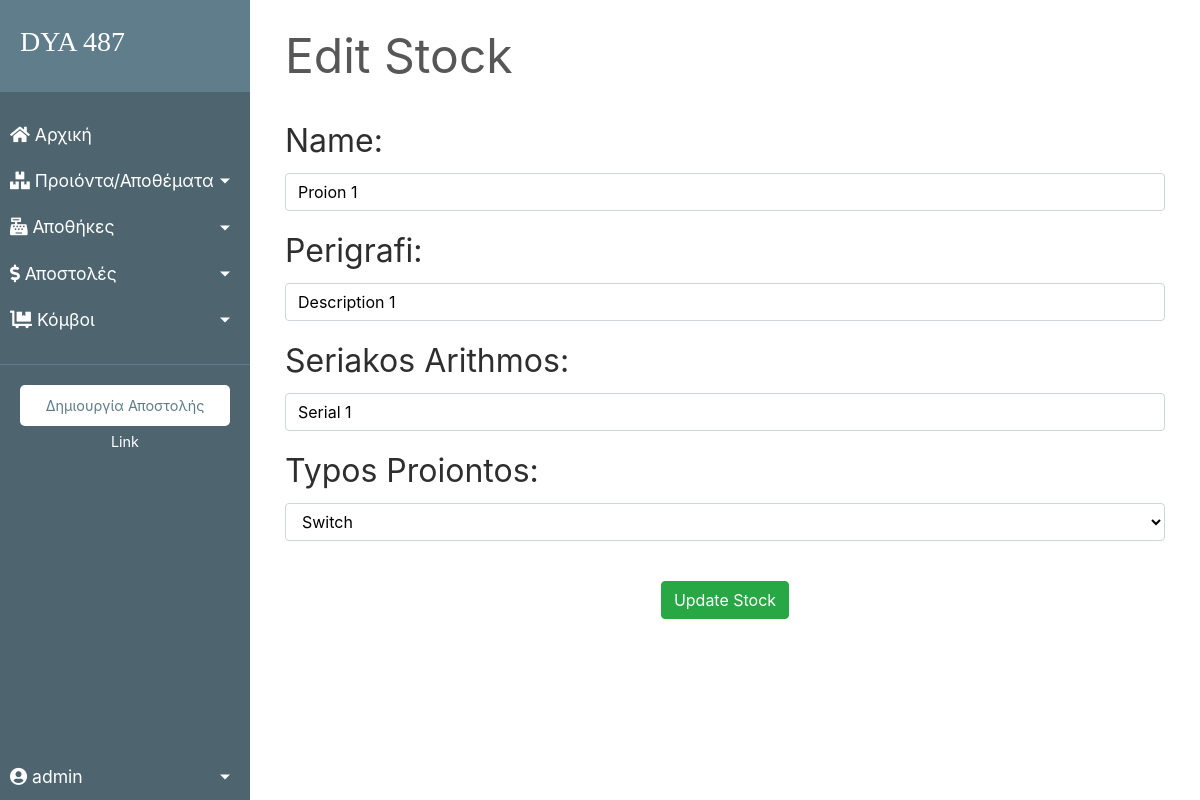
The page /ylika_app/proion/1/edit (signed in) on the database as committed earlier.
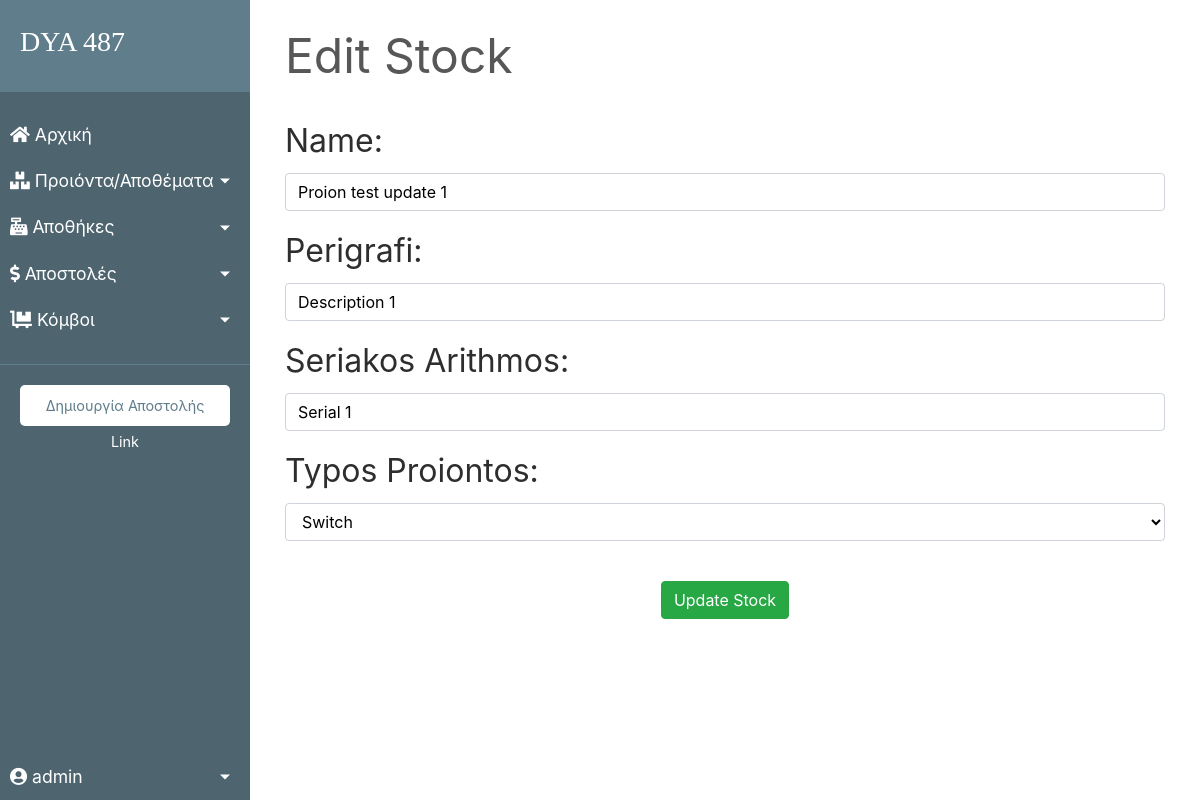
The same page on the database as committed later.
### ylika_app/models.py (models this page shows, shortened)
class Proion(models.Model):
    id = models.AutoField(primary_key=True)
    onoma = models.CharField(max_length=100, null = False)
    seriakos_arithmos = models.CharField(max_length=100, null = False)
    perigrafi = models.CharField(max_length=200, null=True)
    TYPOS_PROIONTOS_EPILOGES = (
        ("Router", "Router"),
        ("Switch", "Switch"),
        ("Crypto Device", "Crypto Device"),
    )
    typos_proiontos = models.CharField(max_length=15, choices=TYPOS_PROIONTOS_EPILOGES)

### ylika_app/views.py (the view)
# urls.py: path('proion/<pk>/edit', views.StockUpdateView.as_view(), name='edit-stock'),
class StockUpdateView(SuccessMessageMixin, UpdateView):
    model = Proion
    form_class = StockForm
    template_name = "ylika_app/proionta/edit_stock.html"
    success_url = 'proionta'
    success_message = "Stock has been updated successfully"
    def get_context_data(self, **kwargs):
        context = super().get_context_data(**kwargs)
        context["title"] = 'Edit Stock'
        context["savebtn"] = 'Update Stock'
        context["delbtn"] = 'Delete Stock'
        return context

### ylika_app/forms.py
class StockForm(forms.ModelForm):
    def __init__(self, *args, **kwargs):                                                        # used to set css classes to the various fields
        super().__init__(*args, **kwargs)
        self.fields['onoma'].widget.attrs.update({'class': 'textinput form-control'})
        self.fields['perigrafi'].widget.attrs.update({'class': 'textinput form-control'})
        self.fields['seriakos_arithmos'].widget.attrs.update({'class': 'textinput form-control'})
        self.fields['typos_proiontos'].widget.attrs.update({'class': 'textinput form-control'})
    class Meta:
        model = Proion
        fields = ['onoma', 'perigrafi', 'seriakos_arithmos', 'typos_proiontos']

### ylika_app/templates/ylika_app/proionta/edit_stock.html (shortened to what this page needs)
{% extends "base.html" %}
{% block content %}
    <div style="color:#575757; font-style: bold; font-size: 3rem; border-bottom: 1px solid white;">{{title}}</div>
    <br>
    <form method="post">
        <div class="form-group">
            <label for="{{ form.name.id_for_label }}">Name:</label>
            {{ form.onoma }}
        </div>
         <div class="form-group ">
            <label for="{{ form.perigrafi.id_for_label }}">Perigrafi:</label>
            {{ form.perigrafi }}
        </div>
        <div class="form-group ">
            <label for="{{ form.seriakos_arithmos.id_for_label }}">Seriakos Arithmos:</label>
            {{ form.seriakos_arithmos }}
        </div>
        <div class="form-group ">
            <label for="{{ form.typos_proiontos.id_for_label }}">Typos Proiontos:</label>
            {{ form.typos_proiontos }}
        </div>
        <br>
        <div class="align-middle">
            <button type="submit" class="btn btn-success">{{ savebtn }}</button>
        </div>
    </form>
{% endblock content %}

Rows that differ between the two databases and show on the page:
changed Proion "Description 1": onoma "Proion 1" → "Proion test update 1"
